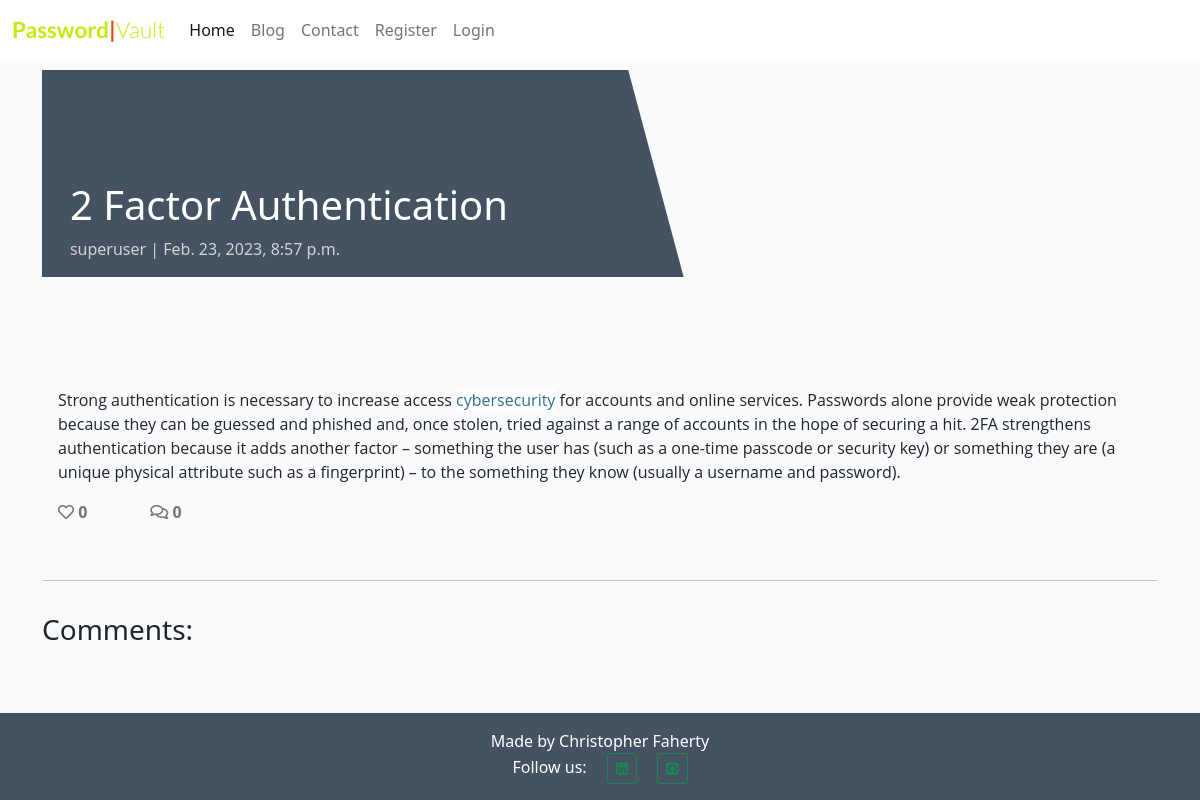
/blog/2-factor-authentication/, run on the app's committed database.
### blog/models.py (models this page shows, shortened)
class Post(models.Model):
    title = models.CharField(max_length=200, unique=True)
    slug = models.SlugField(max_length=200, unique=True)
    author = models.ForeignKey(User, on_delete=models.CASCADE, related_name='blog_posts')
    updated_on = models.DateTimeField(auto_now=True)
    content = models.TextField()
    featured_image = CloudinaryField('image', default='placeholder')
    excerpt = models.TextField(blank=True)
    created_on = models.DateTimeField(auto_now_add=True)
    status = models.IntegerField(choices=STATUS, default=0)
    likes = models.ManyToManyField(User, related_name='blog_likes', blank=True)
    class Meta:
        ordering = ['-created_on']
    def number_of_likes(self):
        return self.likes.count()

### blog/views.py (the view, shortened to what this page needs)
# urls.py: path('<slug:slug>/', views.PostDetail.as_view(), name='post_detail'),
class PostDetail(View):
    def get(self, request, slug, *args, **kwargs):
        queryset = Post.objects.filter(status=1)
        post = get_object_or_404(queryset, slug=slug)
        comments = post.comments.filter(approved=True).order_by('created_on')
        liked = False
        if post.likes.filter(id=self.request.user.id).exists():
            liked = True
        return render(
            request,
            "post_detail.html",
            {
                "post": post,
                "comments": comments,
                "commented": False,
                "liked": liked,
                "comment_form": CommentForm()
            },
        )

### blog/templates/post_detail.html (shortened to what this page needs)
{% extends 'base.html' %} {% block content %}
{% load crispy_forms_tags %}
<div class="masthead">
    <div class="container">
        <div class="row g-0">
            <div class="col-md-6 masthead-text">
                <h1 class="post-title">{{ post.title }}</h1>
                <p class="post-subtitle">{{ post.author }} | {{ post.created_on }}</p>
            </div>
            <div class="d-none d-md-block col-md-6 masthead-image">
            </div>
        </div>
    </div>
</div>
<div class="container">
    <div class="row">
        <div class="col card mb-4  mt-3 left  top">
            <div class="card-body">
                <p class="card-text ">
                    {{ post.content | safe }}
                </p>
                <div class="row">
                    <div class="col-1">
                        <strong>
                            {% if user.is_authenticated %}
                            <form class = "d-inline" action="{% url 'blog:post_like' post.slug %}" method="POST">
                                {% csrf_token %}
                                {% if liked %}
                                <button type="submit" name="blogpost_id" value="{{post.slug}}" class="btn-like"><i class="fas fa-heart"></i></button>
                                {% else %}
                                <button type="submit" name="blogpost_id" value="{{post.slug}}" class="btn-like"><i class="far fa-heart"></i></button>
                                {% endif %}
                            </form>
                            {% else %}
                            <span class="text-secondary"><i class="far fa-heart"></i></span>
                            {% endif %}
                            <span class="text-secondary"> {{ post.number_of_likes }} </span>
                        </strong>
                    </div>
                    <div class="col-1">
                        {% with comments.count as total_comments %}
                        <strong class="text-secondary"><i class="far fa-comments"></i>
                            {{ total_comments }}</strong>
                        {% endwith %}
                    </div>
                </div>
            </div>
        </div>
    </div>
    <div class="row">
        <div class="col">
            <hr>
        </div>
    </div>
    <div class="row">
        <div class="col-md-8 card mb-4  mt-3 ">
            <h3>Comments:</h3>
            <div class="card-body">
            </div>
        </div>
        <div class="col-md-4 card mb-4  mt-3 ">
            <div class="card-body">
            </div>
        </div>
    </div>
</div>
{% endblock %}

### static/css/style.css (style rules this page uses)
.main-bg { background-color: #F9FAFC; }
.card { border: none; background-color: transparent; }
.masthead { margin-top: 10px; overflow: hidden; position: relative; display: inline-block; height: 33vh; width: 100%; }
.masthead-text { background-color: #445261; color: white; position: relative; }
.masthead-image { position: relative; overflow: hidden; }
.masthead-image:after { content: ""; position: absolute; top: 0; right: 90%; height: 100%; width: 150%; background: #445261; -webkit-transform: skew(15deg); -moz-transform: skew(15deg); transform: skew(15deg); z-index: 100; }
.post-title { margin-top: 20%; margin-left: 5%; }
.post-subtitle { margin-left: 5%; color: lightgray; }
a { color: #000000; text-decoration: none; }

### data on the page
Post: title "2 Factor Authentication", author "superuser", created_on "Feb. 23, 2023, 8:57 p.m.", content "Strong authentication is necessary to increase access cybersecurity for accounts and online services. Passwords alone provide weak protection because they can be guessed and phished and, once stolen, tried against a range of accounts in the hope of securing a hit. 2FA strengthens authentication because it adds another factor – something the user has (such as a one-time passcode or security key) or something they are (a unique physical attribute such as a fingerprint) – to the something they know (usually a username and password).", number_of_likes "0"

### other printed values
{{ total_comments }} "0"
